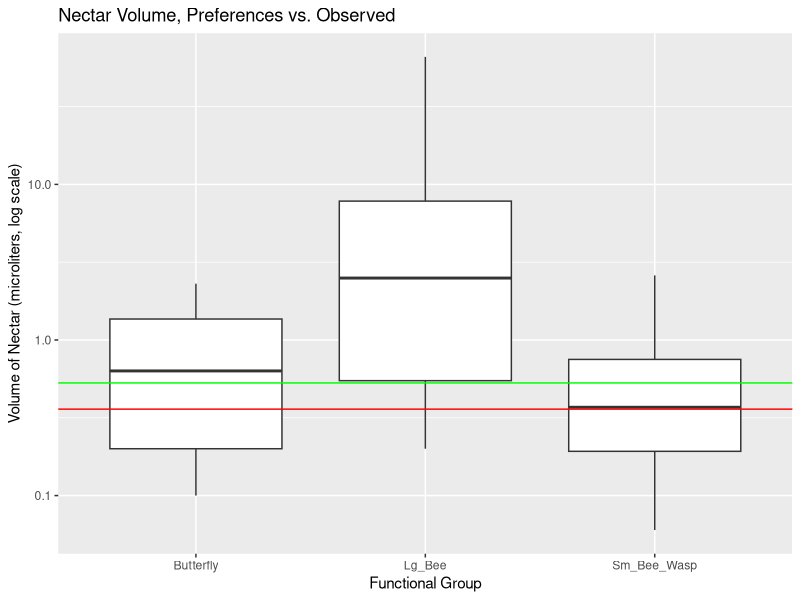
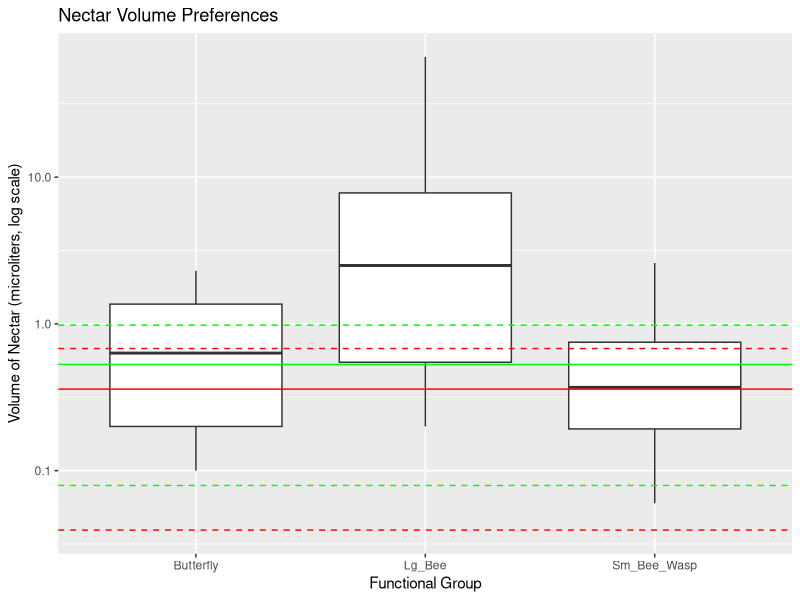
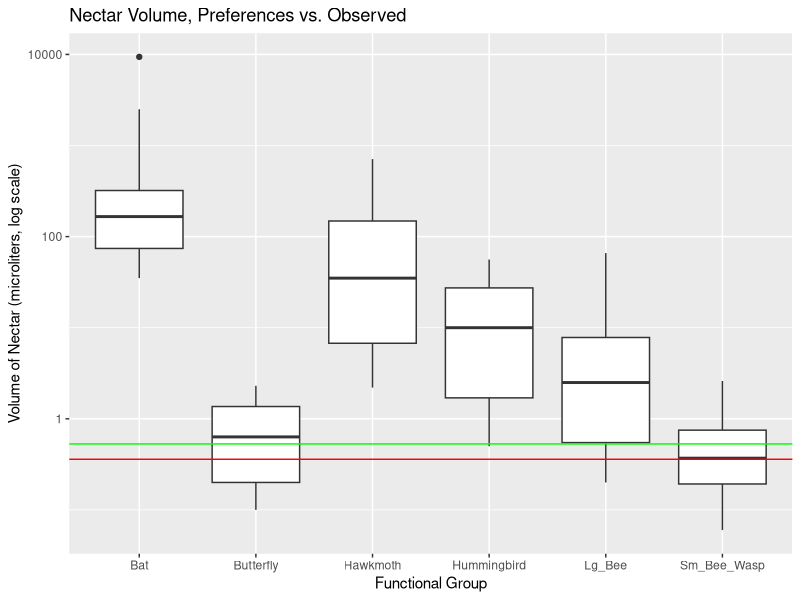

These charts were generated, in order, by the following R code:
library(ggplot2)
library(tidyr)

Opler <- read.csv("nectar analysis/figures/VolumeGraph/Volumes.csv", header = T)

opler <- gather(Opler, "group", "volume", 1:6)
rm(Opler)
opler <- na.omit(opler)
opler$group <- as.factor(opler$group)

oplersm <- opler[which(opler$group == "Butterfly" | opler$group == "Lg_Bee" | opler$group == "Sm_Bee_Wasp"),]

buck15 <- read.csv("nectar analysis/data files/buckwt15.csv")

meanC <- mean(subset(buck15, treatment == "C")$volume)
meanH <- mean(subset(buck15, treatment == "H")$volume)
sdC <- sd(subset(buck15, treatment == "C")$volume)
sdH <- sd(subset(buck15, treatment == "H")$volume)

ggplot(oplersm, aes(x=factor(group), y = volume)) +
  geom_boxplot() +
  scale_y_log10() +
  xlab("Functional Group") +
  ylab("Volume of Nectar (microliters, log scale)") +
  ggtitle("Nectar Volume, Preferences vs. Observed") +
  geom_hline(yintercept = meanH, col = "red") +
  geom_hline(yintercept = meanC, col = "green")

ggplot(oplersm, aes(x=factor(group), y = volume)) +
  geom_boxplot() +
  scale_y_log10() +
  xlab("Functional Group") +
  ylab("Volume of Nectar (microliters, log scale)") +
  ggtitle("Nectar Volume Preferences") +
  geom_hline(yintercept = meanH, col = "red") +
  geom_hline(yintercept = meanC, col = "green") +
  geom_hline(yintercept = meanC+sdC, col = "green", linetype = "dashed") +
  geom_hline(yintercept = meanC-sdC, col = "green", linetype = "dashed") +
  geom_hline(yintercept = meanH+sdH, col = "red", linetype = "dashed") +
  geom_hline(yintercept = meanH-sdH, col = "red", linetype = "dashed")

ggplot(opler, aes(x=factor(group), y = volume)) +
  geom_boxplot() +
  scale_y_log10() +
  xlab("Functional Group") +
  ylab("Volume of Nectar (microliters, log scale)") +
  ggtitle("Nectar Volume, Preferences vs. Observed") +
  geom_hline(yintercept = meanH, col = "red") +
  geom_hline(yintercept = meanC, col = "green")


